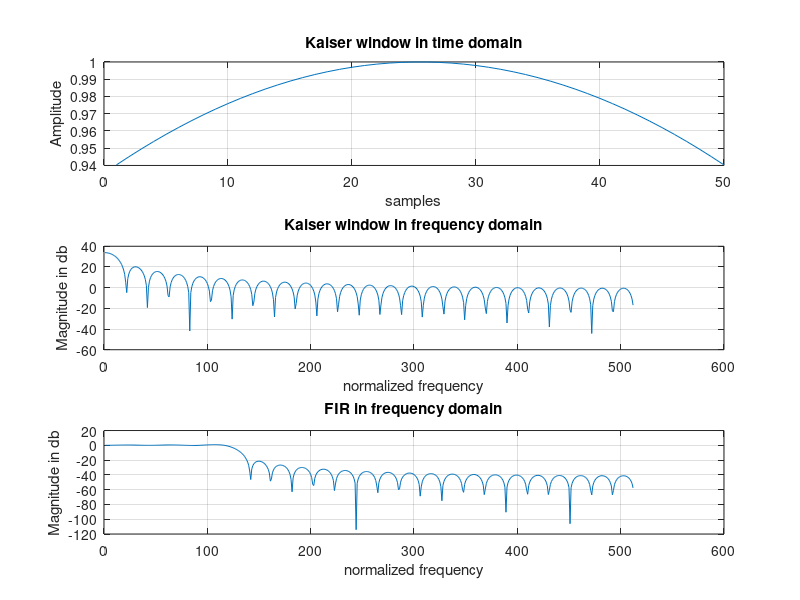

Write MATLAB code to recreate this figure.
%title : FIR filter response using Kaiser.

clear all;

wc = 0.25;
l = 50;
b = 0.5;
p = kaiser(l, b);

subplot(3,1,1);
plot(p);
grid on;
title('Kaiser window in time domain');
xlabel('samples');
ylabel('Amplitude');

r = freqz(p);
q = 20*log10(abs(r));

subplot(3,1,2);
plot(q);
grid on;
title('Kaiser window in frequency domain');
xlabel('normalized frequency');
ylabel('Magnitude in db');

w = fir1(l-1, wc, p);

z = freqz(w);
y = 20*log10(abs(z));

subplot(3,1,3);
plot(y);
grid on;
title('FIR in frequency domain');
xlabel('normalized frequency');
ylabel('Magnitude in db');


